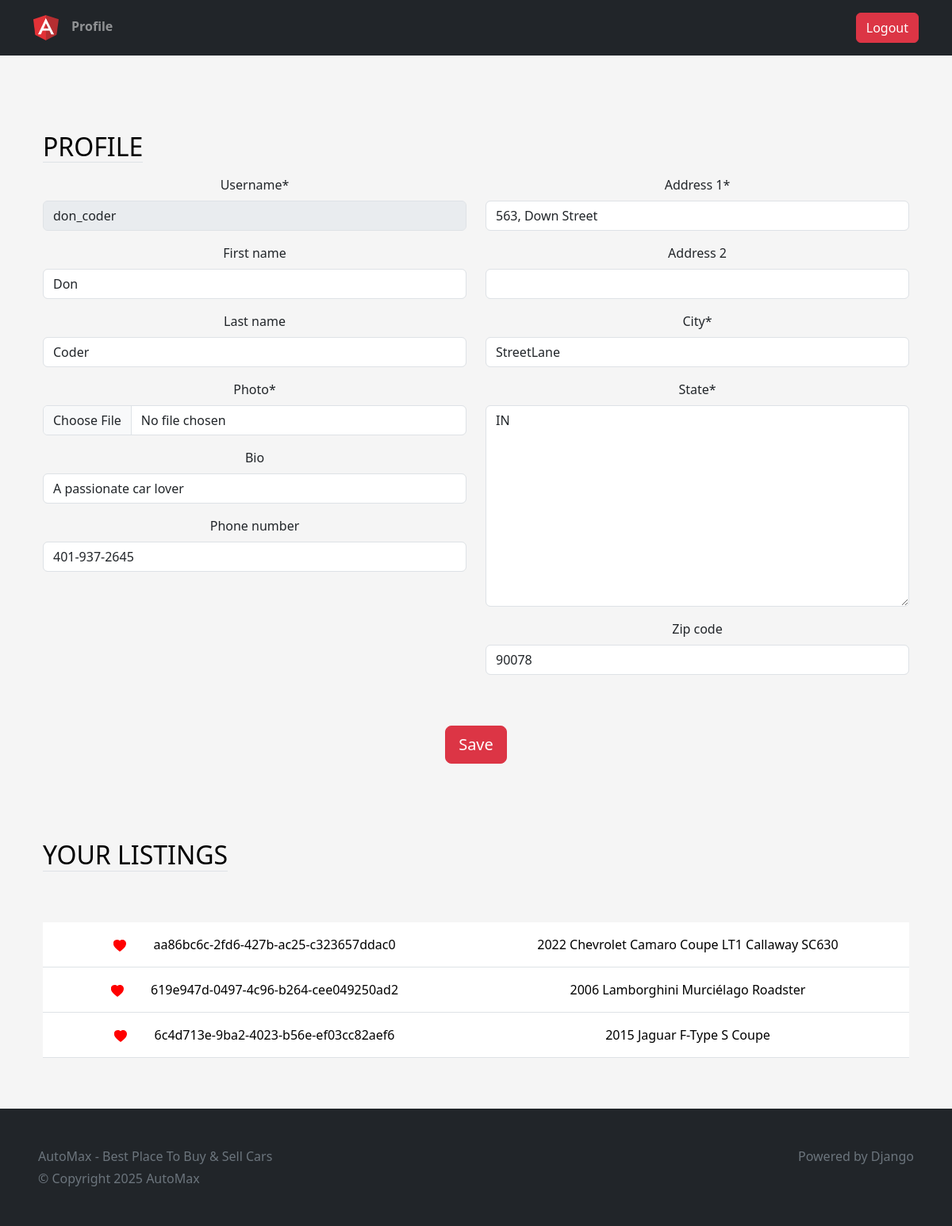
/profile/ (signed in), run on the app's committed database.
### users/models.py (models this page shows, shortened)
class Profile(models.Model):
    user = models.OneToOneField(User, on_delete=models.CASCADE)
    photo = models.ImageField(upload_to=user_directory_path,null=True)
    bio = models.CharField(max_length=100, blank=True)
    phone_number = models.CharField(max_length=13, blank=True)
    location = models.OneToOneField(Location, on_delete=models.SET_NULL, null=True)

class Location(models.Model):
    address_1 = models.CharField(max_length=128, blank=True)
    address_2 = models.CharField(max_length=128, blank=True)
    city = models.CharField(max_length=64)
    state = USStateField(default="NY")
    zip_code = USZipCodeField(blank=True)

### main/models.py (models this page shows, shortened)
class Listing(models.Model):
    id = models.UUIDField(primary_key=True, default=uuid.uuid4, unique=True, editable=False)
    created_at = models.DateTimeField(auto_now_add=True)
    updated_at = models.DateTimeField(auto_now=True)
    seller = models.ForeignKey(Profile, on_delete=models.CASCADE)
    brand = models.CharField(max_length=24, choices=CARS_BRANDS, default=None)
    model = models.CharField(max_length=64, default=None)
    vin = models.CharField(max_length=17, default=None)
    mileage = models.IntegerField(default=0)
    color = models.CharField(max_length=24, default=None)
    description = models.TextField()
    engine = models.CharField(max_length=24)
    transmission = models.CharField(max_length=24, choices=TRANSMISSION_OPTIONS, default=None)
    location = models.OneToOneField(Location, on_delete=models.SET_NULL, null=True)
    image = models.ImageField(upload_to=user_listing_path)

### users/views.py (the view, shortened to what this page needs)
# urls.py: path('profile/', ProfileView.as_view(), name='profile'),
@method_decorator(login_required, name='dispatch')
class ProfileView(View):
    def get(self, request):
        user_listings = Listing.objects.filter(seller=request.user.profile)
        user_form = UserForm(instance=request.user)
        profile_form = ProfileForm(instance=request.user.profile)
        location_form = LocationForm(instance=request.user.profile.location)
        return render(request, "views/profile.html", {'user_form': user_form, 'profile_form': profile_form, 'location_form': location_form, 'user_listings': user_listings})

### users/forms.py
class UserForm(forms.ModelForm):
    username = forms.CharField(disabled=True)
    class Meta:
        model = User
        fields = ("username", "first_name", "last_name")

class ProfileForm(forms.ModelForm):
    photo = forms.ImageField(widget=CustomPictureImageFieldWidget)
    bio = forms.TextInput()
    class Meta:
        model = Profile
        fields = ("photo", "bio", "phone_number")

### users/templates/views/profile.html (shortened to what this page needs)
{% extends "base/base.html" %}
{% load static %}
{% load crispy_forms_tags %}
{% block body %}
    <div class="container-fluid text-center py-5">
        <div class="container px-4 py-5" id="hanging-icons">
            <div class="row g-4">
                <div class="col d-flex align-items-start">
                    <div>
                        <h2 class="mb-3 border-bottom" style="color: black; font-weight: normal; text-transform: uppercase;">Profile</h2>
                    </div>
                </div>
            </div>
            <form action="" method="post" enctype="multipart/form-data">
                <div class="row">
                    <div class="col-6">
                        {{user_form|crispy}}
                        {{profile_form|crispy}}
                    </div>
                    <div class="col-6">
                        {{location_form|crispy}}
                    </div>
                </div>
                <button class="btn btn-lg mt-5 btn-danger" type="submit" value="Submit">Save</button>
            </form>
        </div>
        <div class="container px-4">
            <div class="row g-4 py-5">
                <div class="col d-flex align-items-start">
                    <div>
                        <h2 class="mb-3 border-bottom" style="color: black; font-weight: normal; text-transform: uppercase;">Your Listings</h2>
                    </div>
                </div>
            </div>
            <table class="table table-hover">
                <tbody>
                    {% for listing in user_listings  %}
                        <tr>
                            <td class="py-3">
                                <svg xmlns="http://www.w3.org/2000/svg" width="16" height="16" fill="red" viewBox="0 0 16 16" style="margin-right: 30px;">
                                    <path fill-rule="evenodd" d="M8 1.314C12.438-3.248 23.534 4.735 8 15C-7.534 4.736 2.562-3.248 8 1.314z"/>
                                 </svg>
                                  <a href="{% url 'listing' id=listing.id %}" style="text-decoration: none; color: black;">
                                    {{listing.id}}
                                  </a>
                            </td>
                            <td class="py-3">
                                <a href="{% url 'listing' id=listing.id %}" style="text-decoration: none; color: black;">
                                    {{listing.model}}
                                </a>
                            </td>
                        </tr>
                    {% endfor %}
                </tbody>
            </table>
        </div>
    </div>
{% endblock body %}

### main/static/css/style.css (style rules this page uses)
html, body { height: 100%; }
body { align-items: center; padding-bottom: 40px; background-color: #f5f5f5; }
.h2, h2 { color: white; }

### data on the page
Profile: bio "A passionate car lover", phone_number "401-937-2645"
Location: address_1 "563, Down Street", city "StreetLane", state "IN", zip_code "90078"
Listing: id "aa86bc6c-2fd6-427b-ac25-c323657ddac0", model "2022 Chevrolet Camaro Coupe LT1 Callaway SC630"
Listing: id "619e947d-0497-4c96-b264-cee049250ad2", model "2006 Lamborghini Murciélago Roadster"
Listing: id "6c4d713e-9ba2-4023-b56e-ef03cc82aef6", model "2015 Jaguar F-Type S Coupe"
